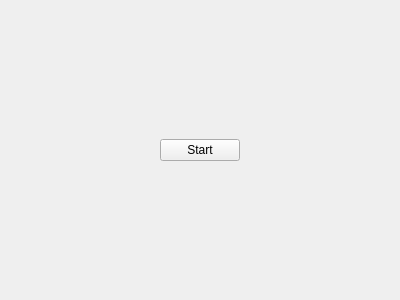
<?xml version="1.0" encoding="UTF-8"?>
<ui version="4.0">
 <class>StartForm</class>
 <widget class="QWidget" name="StartForm">
  <property name="geometry">
   <rect>
    <x>0</x>
    <y>0</y>
    <width>400</width>
    <height>300</height>
   </rect>
  </property>
  <property name="windowTitle">
   <string>Form</string>
  </property>
  <layout class="QGridLayout" name="gridLayout">
   <item row="0" column="1">
    <widget class="QPushButton" name="pushButton">
     <property name="text">
      <string>Start</string>
     </property>
    </widget>
   </item>
   <item row="0" column="0">
    <spacer name="horizontalSpacer">
     <property name="orientation">
      <enum>Qt::Horizontal</enum>
     </property>
     <property name="sizeHint" stdset="0">
      <size>
       <width>40</width>
       <height>20</height>
      </size>
     </property>
    </spacer>
   </item>
   <item row="0" column="2">
    <spacer name="horizontalSpacer_2">
     <property name="orientation">
      <enum>Qt::Horizontal</enum>
     </property>
     <property name="sizeHint" stdset="0">
      <size>
       <width>40</width>
       <height>20</height>
      </size>
     </property>
    </spacer>
   </item>
  </layout>
 </widget>
 <resources/>
 <connections/>
</ui>
